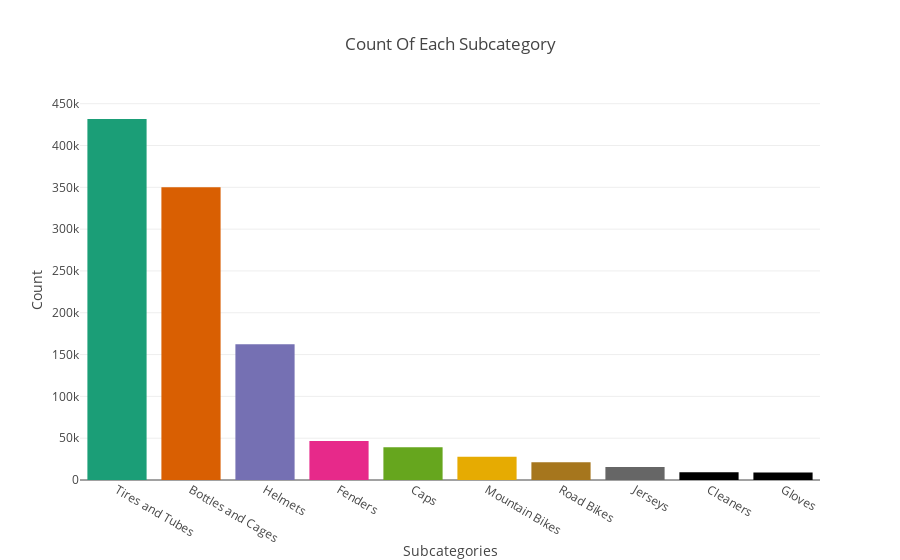

Notebook code for this chart:
### Code cell
fig=go.Figure()
fig.add_trace(go.Bar(x=top_10_subcat_name.index,
                   y=top_10_subcat_name.values,
                   marker=dict(color=colors3)
                   ))

fig.update_layout(
    title='Count Of Each Subcategory ',
    xaxis_title='Subcategories',
    yaxis_title='Count',)

fig.show()

### Figure 1 — Plotly figure (JSON) as saved in the notebook; plotly's stock layout.template omitted (floating-point values rounded to 4 significant figures)
{"data": [{"marker": {"color": ["rgb(27,158,119)", "rgb(217,95,2)", "rgb(117,112,179)", "rgb(231,41,138)", "rgb(102,166,30)", "rgb(230,171,2)", "rgb(166,118,29)", "rgb(102,102,102)"]}, "type": "bar", "x": ["Tires and Tubes", "Bottles and Cages", "Helmets", "Fenders", "Caps", "Mountain Bikes", "Road Bikes", "Jerseys", "Cleaners", "Gloves"], "y": [431702, 350169, 162340, 46710, 39150, 27865, 21137, 15615, 9400, 9114]}], "layout": {"autosize": true, "title": {"text": "Count Of Each Subcategory "}, "xaxis": {"autorange": true, "range": [-0.5, 9.5], "title": {"text": "Subcategories"}, "type": "category"}, "yaxis": {"autorange": true, "range": [0, 454400.0], "title": {"text": "Count"}, "type": "linear"}}}
